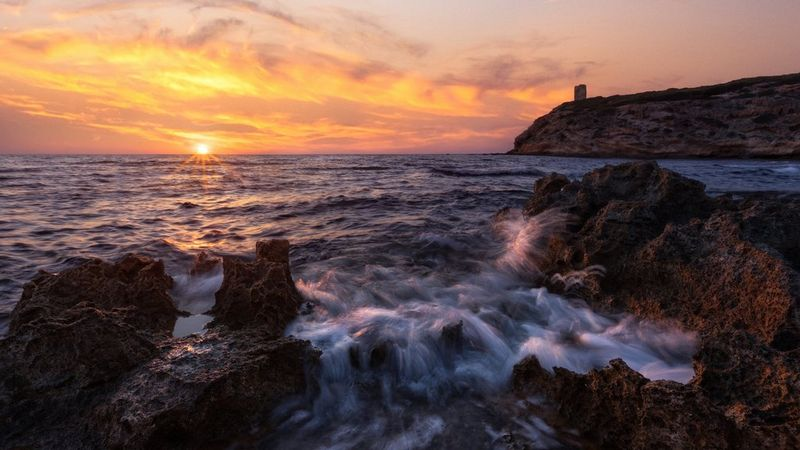
#> input picture goruntu_isleme/manzara.jpeg, 800 x 450 px
$ python odev.py
#> lines starting #> are read from the running program, lines starting #| are printed output that depends on the picture
#> in main, resim is the input picture: shape (450, 800, 3); mean B, G, R 75.1, 82.8, 107.8
import numpy as np
import cv2
from matplotlib import pyplot as plt
def histogram_computation(resim):
    resim_height = resim.shape[0]
#> resim_height = 450
    resim_width = resim.shape[1]
#> resim_width = 800
    resim_channels = resim.shape[2]
#> resim_channels = 3
    histogram = np.zeros([256,resim_channels],np.int32)
    for x in  range (0,resim_height):
        for  y in range(0,resim_width):
            for c in range(0,resim_channels):
                histogram[resim[x,y,c],c] +=1
    return histogram
def plot_histogram(histogram):
    plt.figure()
    plt.title("renkli gorunumlu histogram")
    plt.xlabel("yogunluk seviyesi")
    plt.ylabel("yogunluk frekansi")
    plt.xlim([0, 256])
    plt.plot(histogram[:,0],'b') #plot mavi renkli kanalda rengi mavi
    plt.plot(histogram[:,1],'g') #plot yesil renkli kanalda rengi yesil
    plt.plot(histogram[:, 2], 'r')  # plot kirmizi renkli kanalda rengi kirmizi
    plt.savefig("Color_Histogram.jpg")
def main():
    resim=cv2.imread("manzara.jpeg")
    histogram = histogram_computation(resim)
#> histogram = 256 rows, first 8: [1920, 913, 37], [993, 601, 67], [1326, 925, 91], [1719, 1370, 194], [2076, 1872, 322], [2475, 2339, 462], [2827, 2844, 695], [3237, 3360, 935]
    for i in range(0,histogram.shape[0]):
        for c in range(0,histogram.shape[1]):
            print("histogram[",i,",",c,"]:",histogram[i,c])
#> this loop made 256 passes
#> (printed output is left out)
    plot_histogram(histogram)
#> in plot_histogram, `plt.savefig("Color_Histogram.jpg")`:
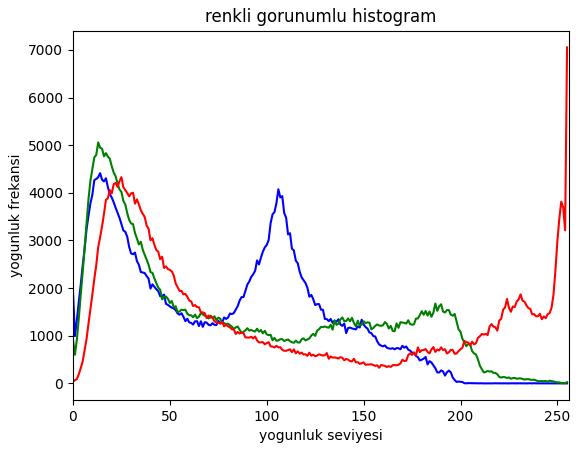
#> figure drawn by matplotlib, 1 panel; curve peaks at x = 14, y = 4413; curve peaks at x = 13, y = 5058; curve peaks at x = 255, y = 7053
if __name__== '__main__':
  main()
